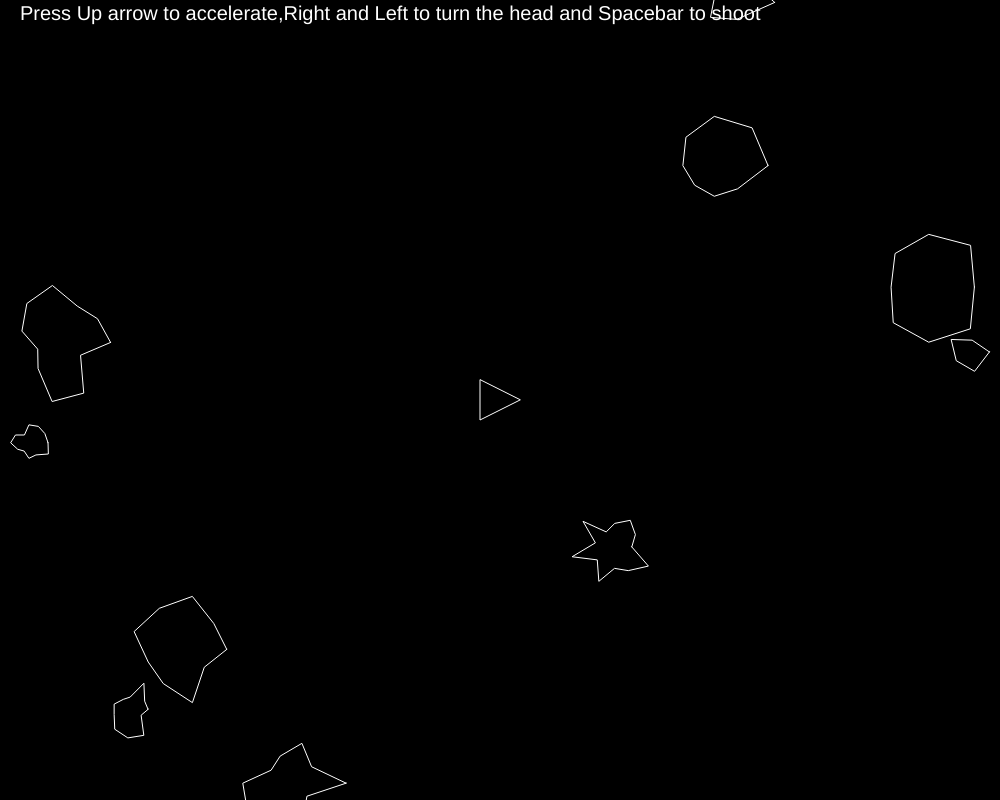
Frame 1 (no input)
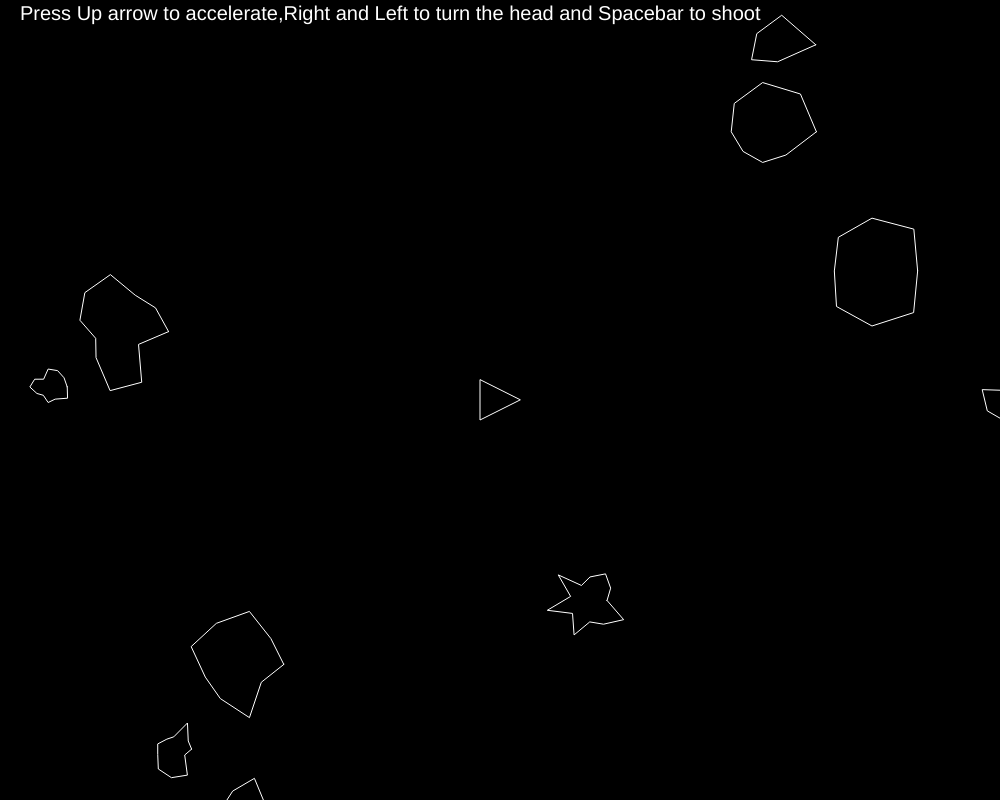
Frame 60 (no input)
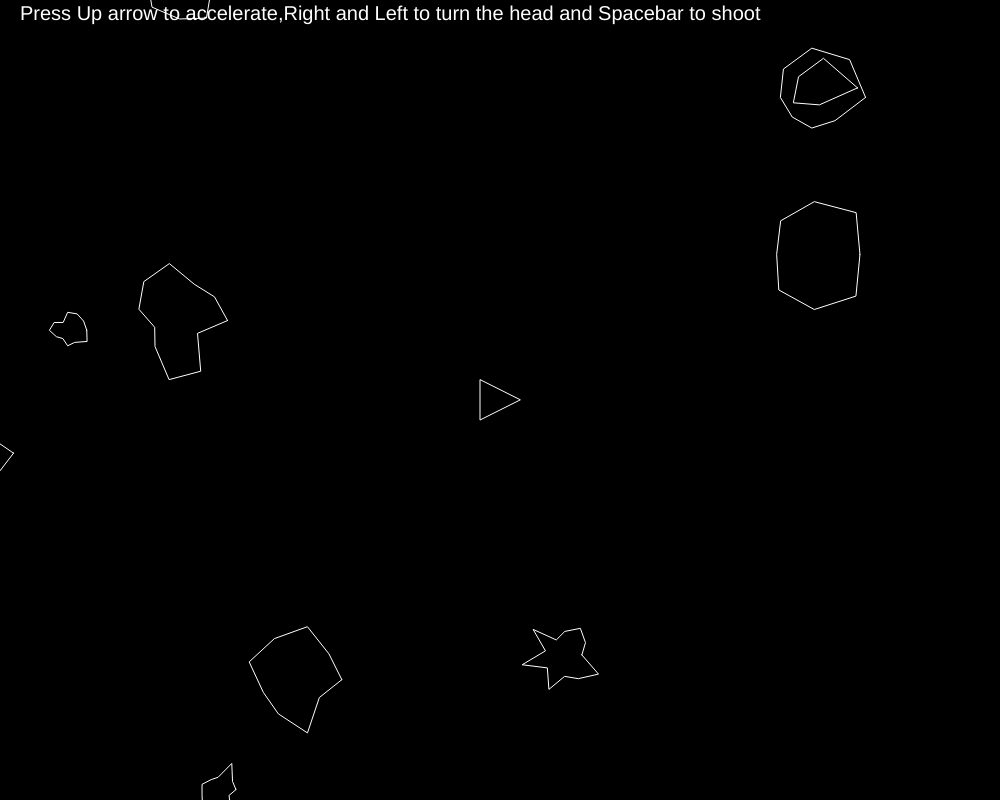
Frame 120 (the mouse pressed at the canvas centre since frame 60)

The p5.js sketch that drew these frames (run headless with seeded random() and noise() and a simulated clock; from frame 60 on, the mouse is pressed at the canvas centre):

// p5.js sketch
// ── sketch.js
var ship;
var asteroids = [];
var lasers = [];

function setup() {
  createCanvas(1000,800);
  ship = new Ship();
  for (var i = 0; i < 10; i++) {
    asteroids.push(new Asteroid());
  }
}

function draw() {
  background(0);
  textSize(20);
  fill(255);
  text ("Press Up arrow to accelerate,Right and Left to turn the head and Spacebar to shoot",20,20);
  for (var i = 0; i < asteroids.length; i++) {
    if (ship.hits(asteroids[i])) {
      console.log('ooops!');
    }
    asteroids[i].render();
    asteroids[i].update();
    asteroids[i].edges();
  }

  for (var i = lasers.length - 1; i >= 0; i--) {
    lasers[i].render();
    lasers[i].update();
    if (lasers[i].offscreen()) {
      lasers.splice(i, 1);
    } else {
      for (var j = asteroids.length - 1; j >= 0; j--) {
        if (lasers[i].hits(asteroids[j])) {
          if (asteroids[j].r > 10) {
            asteroids[0];
          }
          asteroids.splice(j, 1);
          lasers.splice(i, 1);
          break;
        }
      }
    }
  }

  console.log(lasers.length);

  ship.render();
  ship.turn();
  ship.update();
  ship.edges();
}

function keyReleased() {
  ship.setRotation(0);
  ship.boosting(false);
}

function keyPressed() {
  if (key == ' ') {
    lasers.push(new Laser(ship.pos, ship.heading));
  } else if (keyCode == RIGHT_ARROW) {
    ship.setRotation(0.1);
  } else if (keyCode == LEFT_ARROW) {
    ship.setRotation(-0.1);
  } else if (keyCode == UP_ARROW) {
    ship.boosting(true);
  }
}
// ── asteroid.js
function Asteroid(pos, r) {
    if (pos) {
      this.pos = pos.copy();
    } else {
      this.pos = createVector(random(width), random(height));
    }
    if (r) {
      this.r = r * 0.5;
    } else {
      this.r = random(15, 50);
    }
  
    this.vel = p5.Vector.random2D();
    this.total = floor(random(5, 15));
    this.offset = [];
    for (var i = 0; i < this.total; i++) {
      this.offset[i] = random(-this.r * 0.5, this.r * 0.5);
    }
  
    this.update = function() {
      this.pos.add(this.vel);
    };
  
    this.render = function() {
      push();
      stroke(255);
      noFill();
      translate(this.pos.x, this.pos.y);
      //ellipse(0, 0, this.r * 2);
      beginShape();
      for (var i = 0; i < this.total; i++) {
        var angle = map(i, 0, this.total, 0, TWO_PI);
        var r = this.r + this.offset[i];
        var x = r * cos(angle);
        var y = r * sin(angle);
        vertex(x, y);
      }
      endShape(CLOSE);
      pop();
    };
  
    this.breakup = function() {
      var newA = [];
      newA[0] = new Asteroid(this.pos, this.r);
      newA[1] = new Asteroid(this.pos, this.r);
      return newA;
    };
  
    this.edges = function() {
      if (this.pos.x > width + this.r) {
        this.pos.x = -this.r;
      } else if (this.pos.x < -this.r) {
        this.pos.x = width + this.r;
      }
      if (this.pos.y > height + this.r) {
        this.pos.y = -this.r;
      } else if (this.pos.y < -this.r) {
        this.pos.y = height + this.r;
      }
    };
  }
// ── laser.js
function Laser(spos, angle) {
    this.pos = createVector(spos.x, spos.y);
    this.vel = p5.Vector.fromAngle(angle);
    this.vel.mult(10);
  
    this.update = function() {
      this.pos.add(this.vel);
    };
  
    this.render = function() {
      push();
      stroke(255);
      strokeWeight(4);
      point(this.pos.x, this.pos.y);
      pop();
    };
  
    this.hits = function(asteroid) {
      var d = dist(this.pos.x, this.pos.y, asteroid.pos.x, asteroid.pos.y);
      if (d < asteroid.r) {
        return true;
      } else {
        return false;
      }
    };
  
    this.offscreen = function() {
      if (this.pos.x > width || this.pos.x < 0) {
        return true;
      }
      if (this.pos.y > height || this.pos.y < 0) {
        return true;
      }
      return false;
    };
  }
// ── ship.js
function Ship() {
  this.pos = createVector(width / 2, height / 2);
  this.r = 20;
  this.heading = 0;
  this.rotation = 0;
  this.vel = createVector(0, 0);
  this.isBoosting = false;

  this.boosting = function(b) {
    this.isBoosting = b;
  };

  this.update = function() {
    if (this.isBoosting) {
      this.boost();
    }
    this.pos.add(this.vel);
    this.vel.mult(0.99);
  };

  this.boost = function() {
    var force = p5.Vector.fromAngle(this.heading);
    force.mult(0.1);
    this.vel.add(force);
  };

  this.hits = function(asteroid) {
    var d = dist(this.pos.x, this.pos.y, asteroid.pos.x, asteroid.pos.y);
    if (d < this.r + asteroid.r) {
      return true;
    } else {
      return false;
    }
  };

  this.render = function() {
    push();
    translate(this.pos.x, this.pos.y);
    rotate(this.heading + PI / 2);
    fill(0);
    stroke(255);
    triangle(-this.r, this.r, this.r, this.r, 0, -this.r);
    pop();
  };

  this.edges = function() {
    if (this.pos.x > width + this.r) {
      this.pos.x = -this.r;
    } else if (this.pos.x < -this.r) {
      this.pos.x = width + this.r;
    }
    if (this.pos.y > height + this.r) {
      this.pos.y = -this.r;
    } else if (this.pos.y < -this.r) {
      this.pos.y = height + this.r;
    }
  };

  this.setRotation = function(a) {
    this.rotation = a;
  };

  this.turn = function() {
    this.heading += this.rotation;
  };
}
